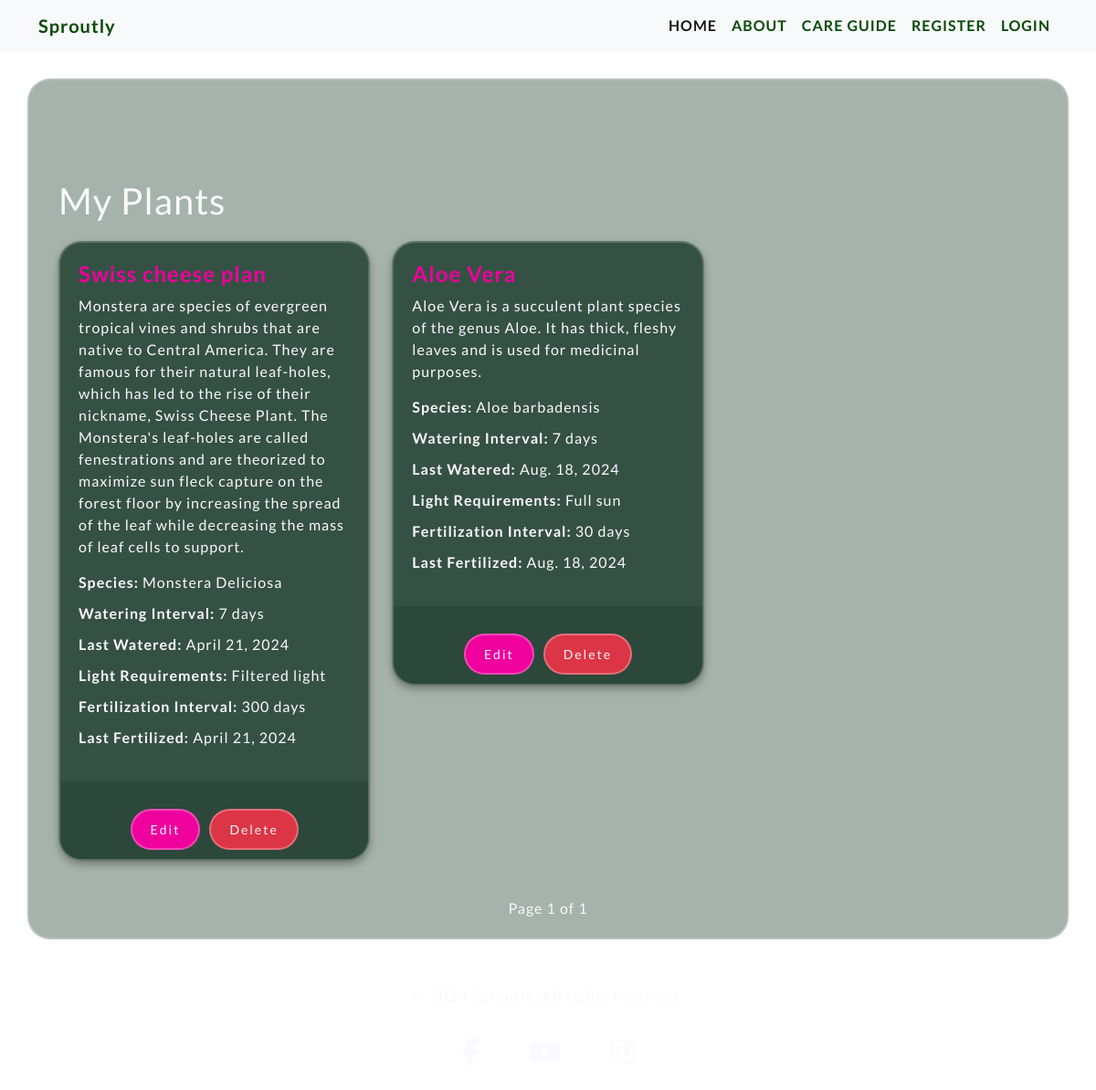
The page /plants/ on the database its author committed.
### plants/models.py (models this page shows, shortened)
class Plant(models.Model):
    name = models.CharField(max_length=100, null=False, blank=False)
    species = models.CharField(max_length=100)
    description = models.TextField(default="No description provided")
    watering_interval = models.IntegerField(help_text="Days between watering")
    light_requirements = models.CharField(max_length=100, default="Unknown Light Requirements")
    last_watered = models.DateField(auto_now_add=True)
    fertilization_interval = models.IntegerField(help_text="Days between fertilization")
    last_fertilized = models.DateField(auto_now_add=True)
    image = models.ImageField(upload_to='plant_images', default='plant_images/default_plant.jpg')
    user = models.ForeignKey(settings.AUTH_USER_MODEL, on_delete=models.CASCADE, default=1)

### plants/views.py (the view)
# urls.py: path('plants/', views.plant_list_view, name='plant_list'),
def plant_list_view(request):
    plant_list = Plant.objects.all()
    paginator = Paginator(plant_list, 25)
    page_number = request.GET.get('page', 1)
    page_obj = paginator.get_page(page_number)
    context = {'page_obj': page_obj}
    return render(request, 'plants/plant_list.html', context)

### plants/templates/plants/plant_list.html (shortened to what this page needs)
{% extends 'base.html' %}
{% block content %}
    <div class="container mt-5">
        <h1>My Plants</h1>
        <div class="row">
            {% for plant in page_obj %}
                <div class="col-md-4">
                    <div class="card">
                        <div class="card-body">
                            <h5 class="card-title">{{ plant.name }}</h5>
                            <p class="card-text">{{ plant.description }}</p>
                            <ul class="list-unstyled">
                                <li><strong>Species:</strong> {{ plant.species }}</li>
                                <li><strong>Watering Interval:</strong> {{ plant.watering_interval }} days</li>
                                <li><strong>Last Watered:</strong> {{ plant.last_watered }}</li>
                                <li><strong>Light Requirements:</strong> {{ plant.light_requirements }}</li>
                                <li><strong>Fertilization Interval:</strong> {{ plant.fertilization_interval }} days</li>
                                <li><strong>Last Fertilized:</strong> {{ plant.last_fertilized }}</li>
                            </ul>
                        </div>
                        <div class="card-actions">
                            <a href="{% url 'edit_plant' plant.id %}" class="btn btn-primary btn-sm">Edit</a>
                            <a href="{% url 'delete_plant' plant.id %}" class="btn btn-danger btn-sm" onclick="return confirm('Are you sure you want to delete this plant?');">Delete</a>
                        </div>
                    </div>
                </div>
            {% endfor %}
        </div>
        <div class="pagination d-flex">
            <span class="current">
                Page {{ page_obj.number }} of {{ page_obj.paginator.num_pages }}
            </span>
        </div>
    </div>
{% endblock content %}

### staticfiles/assets/style.css (style rules this page uses)
body { font-family: 'Lato', sans-serif; letter-spacing: 1px; color: #f8f9fa; min-height: 100vh; margin: 0; padding: 0; background-image: url(../assets/pictures/IMG_5874.JPG); background-position: center; background-size: cover; }
.btn { background-color: #ee019c; color: #FCF8FF; padding: 10px 20px; border: none; border-radius: 25px; border: 2px solid rgba(255, 255, 255, 0.283); letter-spacing: 2px; cursor: pointer; transition: background-color 0.3s ease; margin-top: 20px; }

### plants/templates/plants/plant_list.html (style rules this page uses)
.card { background-color: rgba(42, 71, 57, 0.9); border: 2px solid rgba(255, 255, 255, 0.2); border-radius: 25px; overflow: hidden; margin-bottom: 20px; color: #FCF8FF; box-shadow: 0 4px 8px rgba(0, 0, 0, 0.3); }
.card-body { padding: 20px; }
.card-title { font-size: 1.5rem; font-weight: 700; color: #ee019c; }
.card-text { margin-bottom: 15px; }
.list-unstyled { padding-left: 0; list-style: none; color: #FCF8FF; }
.list-unstyled li { margin-bottom: 10px; }
.card-actions { display: flex; justify-content: center; gap: 10px; padding: 10px; background-color: rgba(42, 71, 57, 0.8); }
.card-actions a { padding: 10px 20px; text-decoration: none; border-radius: 25px; color: #FCF8FF; }
.card-actions .btn-primary { background-color: #ee019c; border: 2px solid rgba(255, 255, 255, 0.283); }
.card-actions .btn-danger { background-color: #dc3545; border: 2px solid rgba(255, 255, 255, 0.283); }
.row { margin-top: 20px; }
.pagination { margin-top: 20px; justify-content: center; }

### rows shown on the page
Plant: description "Monstera are species of evergreen tropical vines and shrubs that are native to Central America. They are famous for their natural leaf-holes, which has led to the rise of their nickname, Swiss Cheese Plant. The Monstera's leaf-holes are called fenestrations and are theorized to maximize sun fleck capture on the forest floor by increasing the spread of the leaf while decreasing the mass of leaf cells to support.", species "Monstera Deliciosa", watering_interval "7", last_watered "April 21, 2024", light_requirements "Filtered light", fertilization_interval "300", last_fertilized "April 21, 2024"
Plant: description "Aloe Vera is a succulent plant species of the genus Aloe. It has thick, fleshy leaves and is used for medicinal purposes.", species "Aloe barbadensis", watering_interval "7", last_watered "Aug. 18, 2024", light_requirements "Full sun", fertilization_interval "30", last_fertilized "Aug. 18, 2024"

### other values the page prints
{{ page_obj.number }} "1"
{{ page_obj.paginator.num_pages }} "1"
